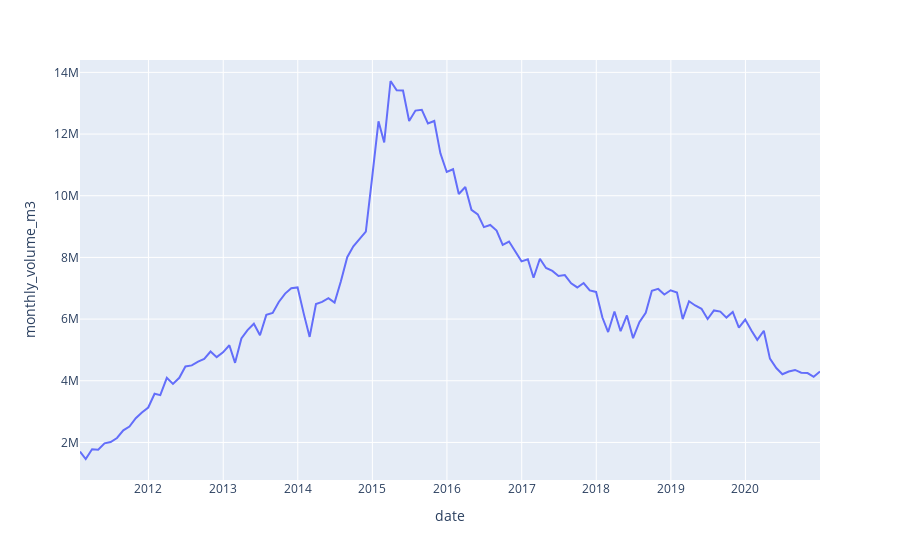

Write notebook code for a chart like this one.
### Code cell
fig = px.line(inj_filtered, x="date", y="monthly_volume_m3")
fig.show()
